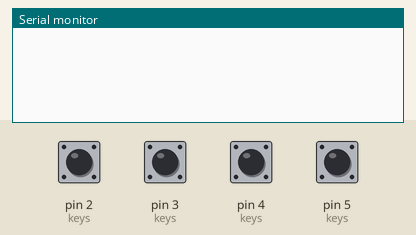
Simulated run of this sketch. Board: Arduino Uno, built with avr-gcc and run on an emulated ATmega328P. Parts: the last lines printed to the serial monitor. The test bench sets the inputs (shaded band); at power-on: pin 2 (keys), pin 3 (keys), pin 4 (keys), pin 5 (keys) HIGH.

Above: at 1.2 s.
1.3 s: pin 2 (keys) pulled LOW for 0.15 s
At 2.1 s:
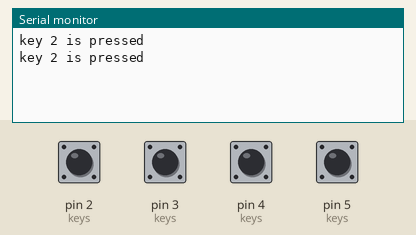
2.9 s: pin 3 (keys) pulled LOW for 0.15 s
At 4.2 s:
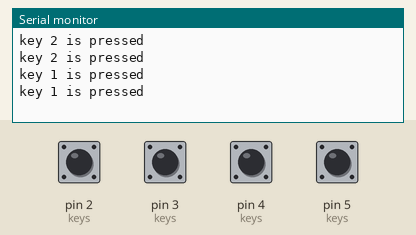
4.5 s: pin 4 (keys) pulled LOW for 0.15 s
At 5.8 s:
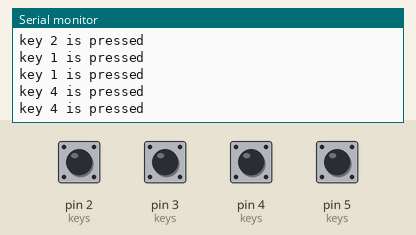
6.1 s: pin 5 (keys) pulled LOW for 0.15 s
At 7.0 s:
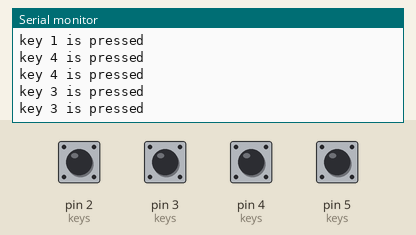
Timing chart, 0 to 8.7 s (numbered marks = the images above; inputs shaded):
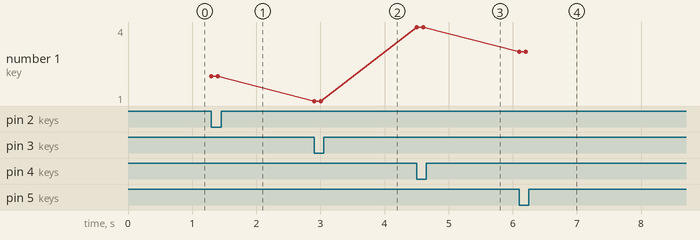

The sketch:

sketch_dec10a.ino
```cpp
#define key1 3
#define key2 2
#define key3 5
#define key4 4

//make membrane keys 4x1 array
int keys[] = {key1, key2, key3, key4};
const int numKeys = sizeof(keys) / sizeof(keys[0]);

void setup() {
  Serial.begin(9600);
  // Set up keys to Input Pullup
  for (int i = 0; i < numKeys; i++) {
    pinMode(keys[i], INPUT_PULLUP);
  }
}

void loop() {
  for (int i = 0; i < numKeys; i++) {
    int keyState = digitalRead(keys[i]); // Read the state of the current key
    if (!keyState) { // If the key is pressed
      Serial.print("key ");
      Serial.print(i + 1); // Key numbers start from 1
      Serial.println(" is pressed");
    }
  }
  delay(100); // Debounce delay
}
```

Measured:
- after the input at 1.3 s, the serial monitor: prints a new line at once (image 1)
- after the input at 2.9 s, the serial monitor: prints a new line at once (image 2)
- after the input at 4.5 s, the serial monitor: prints a new line at once (image 3)
- after the input at 6.1 s, the serial monitor: prints a new line at once (image 4)
- plotted number 1: 2 → 1 after the input at 2.9 s, 1 → 4 after the input at 4.5 s, 4 → 3 after the input at 6.1 s
